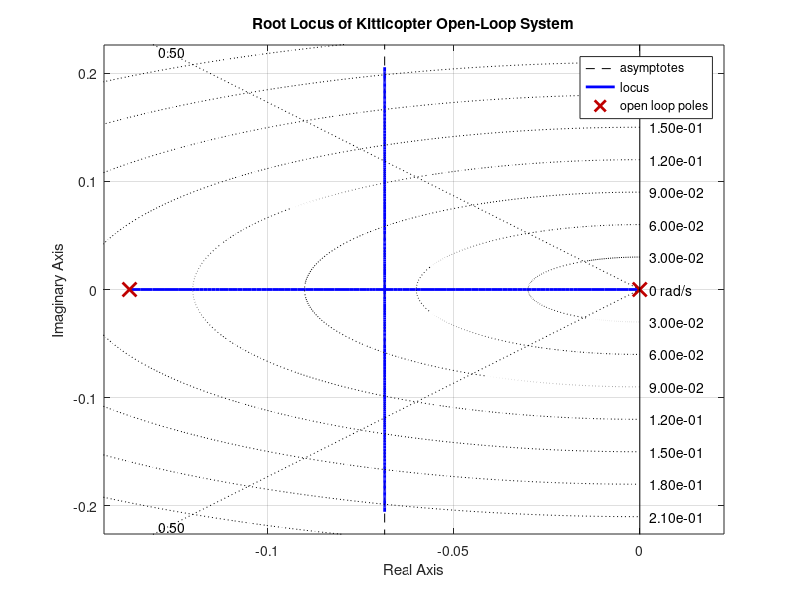

Write MATLAB code to recreate this figure. (Note: this script raises an error after producing the figure.)
%% Root Locus Design for Kitticopter P-Controller
clc; clear; close all;

% Plant transfer function: G(s) = 15.04 / (s(7.3s+1))
num = 15.04;
den = [7.3 1 0];   % includes integrator
G = tf(num, den);

%% Root locus plot
figure;
rlocus(G);
title('Root Locus of Kitticopter Open-Loop System');
xlabel('Real Axis'); ylabel('Imaginary Axis');
grid on; hold on;

%% Design constraints
% Overshoot spec: <30% -> ζ >= 0.35 (choose ζ=0.5 for ~15% overshoot margin)
zeta_target = 0.5;    % desired damping ratio line
sgrid(zeta_target, []); % overlay damping ratio line

% Settling time spec: Ts < 30 s => σ > 4/Ts = 4/30 ≈ 0.133
sigma_req = 4/30;
xline(-sigma_req, '--r', 'Re = -0.133 (Ts=30s)', ...
    'LabelOrientation', 'horizontal', 'LabelVerticalAlignment', 'bottom');

legend('Root Locus','ζ = 0.5 line','Settling Time Bound');

%% Interactively pick desired pole location
disp('Click on the root locus near the desired intersection point...');
[K, poles] = rlocfind(G);   % click on plot to choose pole

%% Display results
fprintf('\nChosen proportional gain Kp = %.4f\n', K);
disp('Closed-loop poles:');
disp(poles);

% Create closed-loop system with chosen K
Gcl = feedback(K*G, 1);

%% Step response check
figure;
step(2.5*Gcl, 60);   % step of 2.5 (voltage step)
grid on;
title(sprintf('Closed-Loop Step Response (Kp = %.4f)', K));

% Extract step response characteristics
info = stepinfo(2.5*Gcl);
fprintf('Step Response Characteristics:\n');
fprintf('  Rise Time: %.2f s\n', info.RiseTime);
fprintf('  Settling Time: %.2f s\n', info.SettlingTime);
fprintf('  Overshoot: %.2f %%\n', info.Overshoot);
fprintf('  Steady-State Value: %.3f\n', info.SettlingMin);

